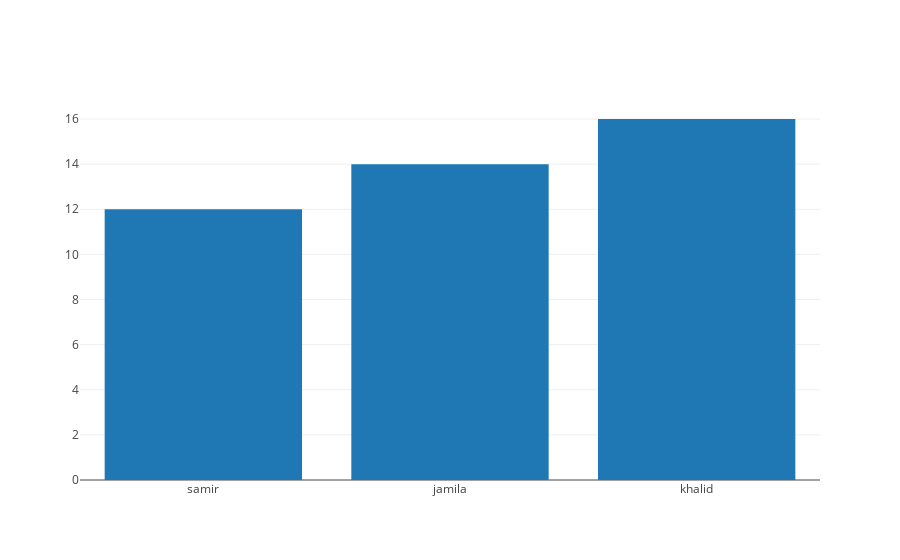

This figure's notebook cell:
### Code cell
trace = go.Bar(
    x=df.name,
    y=df.math_score
    )

iplot([trace])

### Figure 1 — Plotly figure (JSON) as saved in the notebook; plotly's stock layout.template omitted (floating-point values rounded to 4 significant figures)
{"data": [{"type": "bar", "uid": "acd726f7-c806-45bb-a3f8-400f7931f810", "x": ["samir", "jamila", "khalid"], "y": [12, 14, 16]}], "layout": {}}
